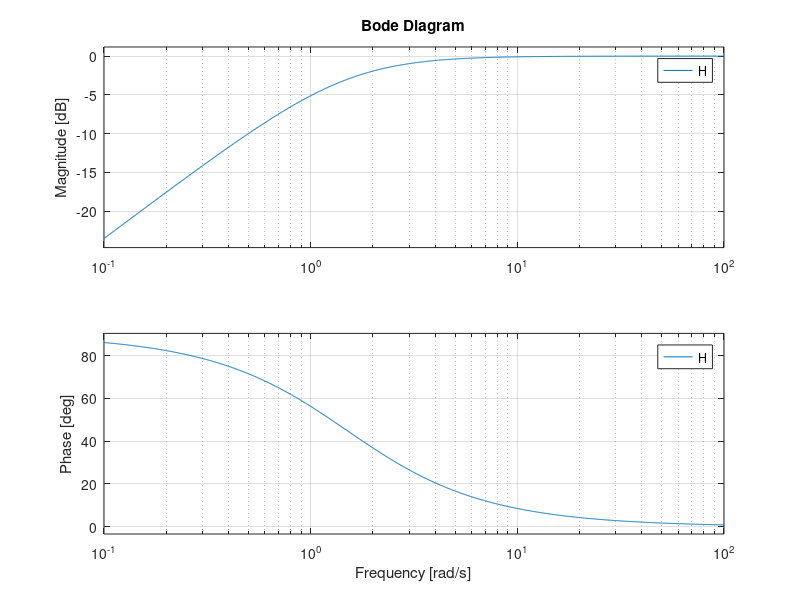

Here is the MATLAB script that generated this plot:
% Circuit Parameters
R = 3; % Resistance in ohms
L = 2; % Inductance in Henries

% Transfer Function Coefficients
num = [L 0]; % Numerator Coefficients
den = [L R]; % Denominator Coefficients

% Create Transfer Function
H = tf(num, den);

% Generate Bode Plot and get data
bode(H);
grid on;

% Display transfer function
disp(H);

% Calculate corner frequency (ω_c = R/L)
omega_c = R / L;
% Theoretical magnitude at ω_c (-3 dB)
mag_3dB_theoretical = 20*log10(1/sqrt(2)); % Approximately -3.0103 dB

% Get Bode data to find exact values
[mag, phase, w] = bode(H);
mag = squeeze(mag);
mag_db = 20*log10(mag);
phase = squeeze(phase);

% Find closest frequency to omega_c in Bode data
[~, idx] = min(abs(w - omega_c));
omega_3dB_actual = w(idx);
mag_3dB_actual = mag_db(idx);

fprintf('Frequency = %.4f rad/s, Magnitude = %.4f dB\n', omega_3dB_actual, mag_3dB_actual);